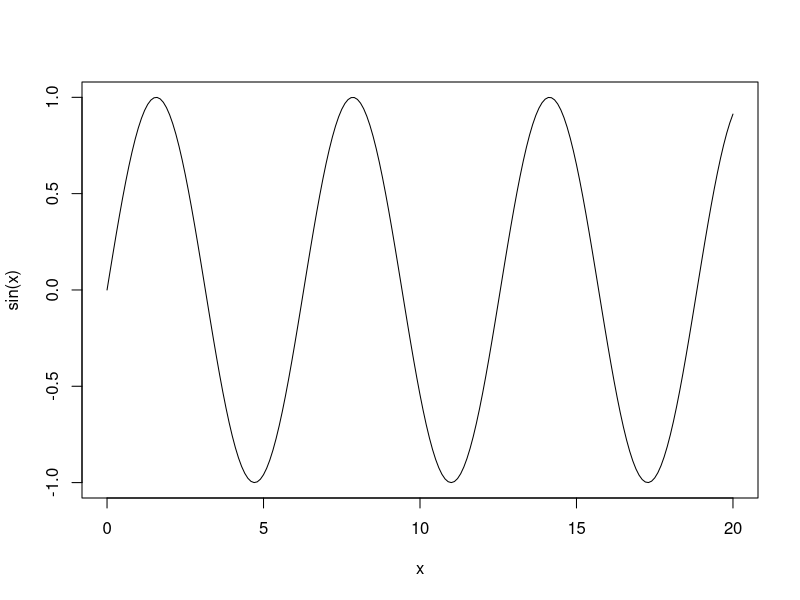
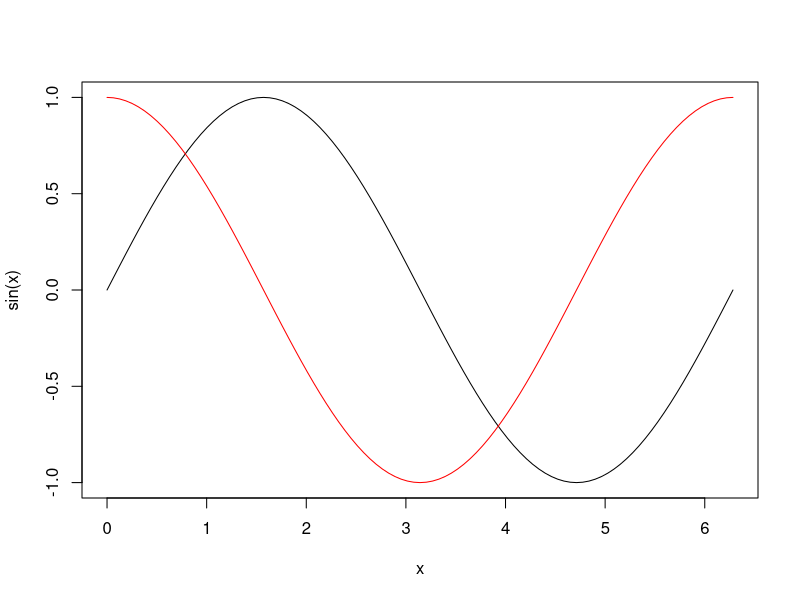
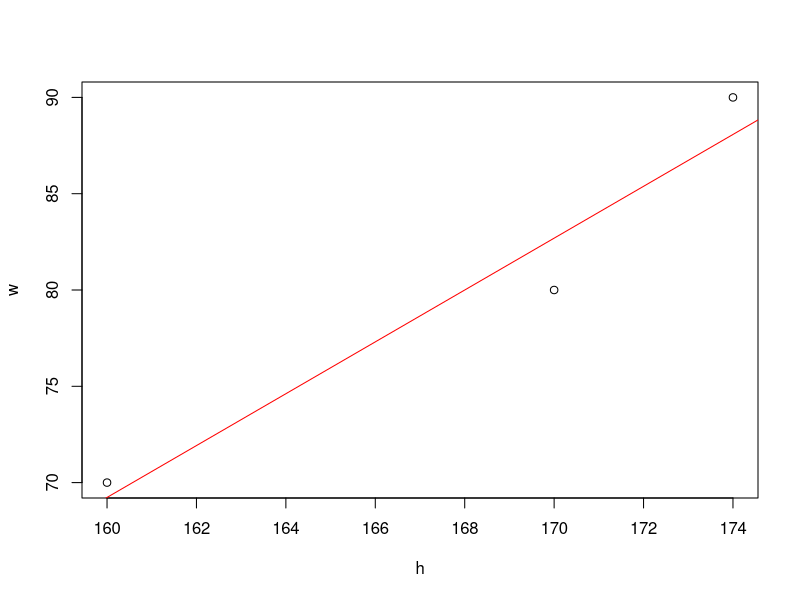
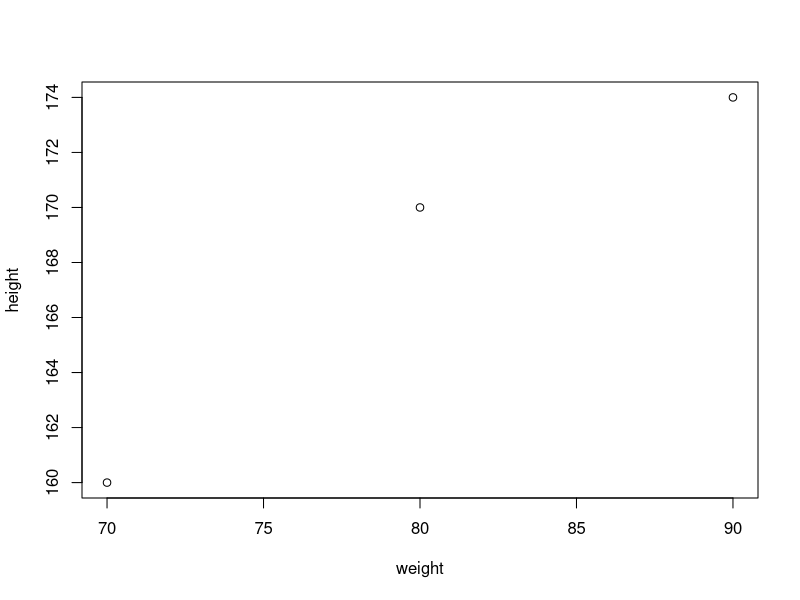

The R script that drew these images, in order:
x <- seq(0, 20, by = 0.1)
plot(x, sin(x), type = "l")

curve(sin, from = 0, to = pi * 2)
curve(cos, from = 0, to = pi * 2, add = TRUE, col = "red")

## TODO brownian motion / random walk
x <- 0
## TODO 100 iterations
for (i in 1:100) {
  if (runif(1) < 0.5) {
    x <- x + 1
  } else {
    x <- x - 1
  }
}
x

## vectorize
set.seed(42)
cumsum(round(runif(100)) * 2 - 1)

h <- c(174, 170, 160)
w <- c(90, 80, 70)

min(w)
max(w)
range(w)
diff(range(w))
mean(w)
median(w)
sum(w)
summary(w)

str(summary(w))

cor(w, h)
lm(w ~ h)
## let's see predicted w for someone 165cm
-146.154 + 165 *  1.346

fit <- lm(w ~ h)
str(fit)
summary(fit)

predict(fit, newdata = list(h = 165))

predict(fit, newdata = list(h = 52))

plot(h, w)
abline(fit, col = "red")

df <- data.frame(weight = w, height = h)
df
str(df)
df$weight
df$weight[1]
df[1, 1]
df[2, 1]

nrow(df)
ncol(df)
dim(df)

plot(df)
cor(df)
